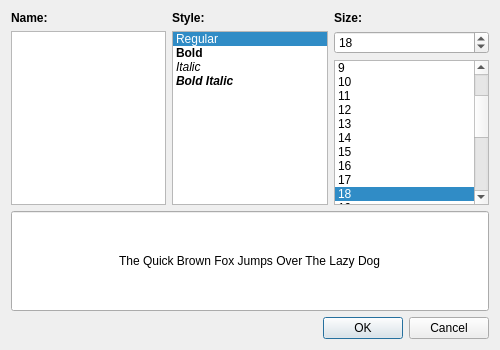
<?xml version="1.0" encoding="UTF-8"?>
<ui version="4.0">
 <class>FontDialog</class>
 <widget class="QDialog" name="FontDialog">
  <property name="geometry">
   <rect>
    <x>0</x>
    <y>0</y>
    <width>500</width>
    <height>350</height>
   </rect>
  </property>
  <property name="minimumSize">
   <size>
    <width>500</width>
    <height>350</height>
   </size>
  </property>
  <property name="windowTitle">
   <string>Select a font</string>
  </property>
  <property name="windowIcon">
   <iconset resource="../resources/TalipotGUIResource.qrc">
    <normaloff>:/talipot/gui/icons/20/labels.png</normaloff>:/talipot/gui/icons/20/labels.png</iconset>
  </property>
  <layout class="QVBoxLayout" name="verticalLayout">
   <item>
    <widget class="QWidget" name="settingsWidget" native="true">
     <layout class="QVBoxLayout" name="verticalLayout_5">
      <property name="leftMargin">
       <number>0</number>
      </property>
      <property name="topMargin">
       <number>0</number>
      </property>
      <property name="rightMargin">
       <number>0</number>
      </property>
      <property name="bottomMargin">
       <number>0</number>
      </property>
      <item>
       <layout class="QHBoxLayout" name="horizontalLayout">
        <item>
         <layout class="QVBoxLayout" name="verticalLayout_2">
          <item>
           <widget class="QLabel" name="label">
            <property name="styleSheet">
             <string notr="true">font-weight: bold;</string>
            </property>
            <property name="text">
             <string>Name:</string>
            </property>
           </widget>
          </item>
          <item>
           <widget class="QListWidget" name="nameList"/>
          </item>
         </layout>
        </item>
        <item>
         <layout class="QVBoxLayout" name="verticalLayout_3">
          <item>
           <widget class="QLabel" name="label_2">
            <property name="styleSheet">
             <string notr="true">font-weight: bold;</string>
            </property>
            <property name="text">
             <string>Style:</string>
            </property>
           </widget>
          </item>
          <item>
           <widget class="QListWidget" name="styleList">
            <property name="currentRow">
             <number>0</number>
            </property>
            <item>
             <property name="text">
              <string>Regular</string>
             </property>
            </item>
            <item>
             <property name="text">
              <string>Bold</string>
             </property>
             <property name="font">
              <font>
               <weight>75</weight>
               <bold>true</bold>
              </font>
             </property>
            </item>
            <item>
             <property name="text">
              <string>Italic</string>
             </property>
             <property name="font">
              <font>
               <italic>true</italic>
              </font>
             </property>
            </item>
            <item>
             <property name="text">
              <string>Bold Italic</string>
             </property>
             <property name="font">
              <font>
               <weight>75</weight>
               <italic>true</italic>
               <bold>true</bold>
              </font>
             </property>
            </item>
           </widget>
          </item>
         </layout>
        </item>
        <item>
         <layout class="QVBoxLayout" name="verticalLayout_4">
          <item>
           <widget class="QLabel" name="label_3">
            <property name="styleSheet">
             <string notr="true">font-weight: bold;</string>
            </property>
            <property name="text">
             <string>Size:</string>
            </property>
           </widget>
          </item>
          <item>
           <widget class="QSpinBox" name="sizeSpin">
            <property name="minimum">
             <number>1</number>
            </property>
            <property name="maximum">
             <number>500</number>
            </property>
            <property name="value">
             <number>18</number>
            </property>
           </widget>
          </item>
          <item>
           <widget class="QListWidget" name="sizeList">
            <property name="currentRow">
             <number>14</number>
            </property>
            <item>
             <property name="text">
              <string>4</string>
             </property>
            </item>
            <item>
             <property name="text">
              <string>5</string>
             </property>
            </item>
            <item>
             <property name="text">
              <string>6</string>
             </property>
            </item>
            <item>
             <property name="text">
              <string>7</string>
             </property>
            </item>
            <item>
             <property name="text">
              <string>8</string>
             </property>
            </item>
            <item>
             <property name="text">
              <string>9</string>
             </property>
            </item>
            <item>
             <property name="text">
              <string>10</string>
             </property>
            </item>
            <item>
             <property name="text">
              <string>11</string>
             </property>
            </item>
            <item>
             <property name="text">
              <string>12</string>
             </property>
            </item>
            <item>
             <property name="text">
              <string>13</string>
             </property>
            </item>
            <item>
             <property name="text">
              <string>14</string>
             </property>
            </item>
            <item>
             <property name="text">
              <string>15</string>
             </property>
            </item>
            <item>
             <property name="text">
              <string>16</string>
             </property>
            </item>
            <item>
             <property name="text">
              <string>17</string>
             </property>
            </item>
            <item>
             <property name="text">
              <string>18</string>
             </property>
            </item>
            <item>
             <property name="text">
              <string>19</string>
             </property>
            </item>
            <item>
             <property name="text">
              <string>20</string>
             </property>
            </item>
            <item>
             <property name="text">
              <string>22</string>
             </property>
            </item>
            <item>
             <property name="text">
              <string>24</string>
             </property>
            </item>
            <item>
             <property name="text">
              <string>26</string>
             </property>
            </item>
            <item>
             <property name="text">
              <string>28</string>
             </property>
            </item>
            <item>
             <property name="text">
              <string>32</string>
             </property>
            </item>
            <item>
             <property name="text">
              <string>48</string>
             </property>
            </item>
            <item>
             <property name="text">
              <string>64</string>
             </property>
            </item>
            <item>
             <property name="text">
              <string>72</string>
             </property>
            </item>
            <item>
             <property name="text">
              <string>80</string>
             </property>
            </item>
            <item>
             <property name="text">
              <string>96</string>
             </property>
            </item>
            <item>
             <property name="text">
              <string>128</string>
             </property>
            </item>
           </widget>
          </item>
         </layout>
        </item>
       </layout>
      </item>
      <item>
       <widget class="QLineEdit" name="preview">
        <property name="sizePolicy">
         <sizepolicy hsizetype="Expanding" vsizetype="Expanding">
          <horstretch>0</horstretch>
          <verstretch>0</verstretch>
         </sizepolicy>
        </property>
        <property name="minimumSize">
         <size>
          <width>0</width>
          <height>100</height>
         </size>
        </property>
        <property name="maximumSize">
         <size>
          <width>16777215</width>
          <height>150</height>
         </size>
        </property>
        <property name="text">
         <string>The Quick Brown Fox Jumps Over The Lazy Dog</string>
        </property>
        <property name="alignment">
         <set>Qt::AlignCenter</set>
        </property>
        <property name="placeholderText">
         <string>The Quick Brown Fox Jumps Over The Lazy Dog</string>
        </property>
       </widget>
      </item>
     </layout>
    </widget>
   </item>
   <item>
    <widget class="QDialogButtonBox" name="buttonBox">
     <property name="orientation">
      <enum>Qt::Horizontal</enum>
     </property>
     <property name="standardButtons">
      <set>QDialogButtonBox::Cancel|QDialogButtonBox::Ok</set>
     </property>
    </widget>
   </item>
  </layout>
 </widget>
 <resources>
  <include location="../resources/TalipotGUIResource.qrc"/>
 </resources>
 <connections>
  <connection>
   <sender>buttonBox</sender>
   <signal>accepted()</signal>
   <receiver>FontDialog</receiver>
   <slot>accept()</slot>
   <hints>
    <hint type="sourcelabel">
     <x>248</x>
     <y>254</y>
    </hint>
    <hint type="destinationlabel">
     <x>157</x>
     <y>274</y>
    </hint>
   </hints>
  </connection>
  <connection>
   <sender>buttonBox</sender>
   <signal>rejected()</signal>
   <receiver>FontDialog</receiver>
   <slot>reject()</slot>
   <hints>
    <hint type="sourcelabel">
     <x>316</x>
     <y>260</y>
    </hint>
    <hint type="destinationlabel">
     <x>286</x>
     <y>274</y>
    </hint>
   </hints>
  </connection>
  <connection>
   <sender>nameList</sender>
   <signal>itemSelectionChanged()</signal>
   <receiver>FontDialog</receiver>
   <slot>fontChanged()</slot>
   <hints>
    <hint type="sourcelabel">
     <x>80</x>
     <y>124</y>
    </hint>
    <hint type="destinationlabel">
     <x>235</x>
     <y>181</y>
    </hint>
   </hints>
  </connection>
  <connection>
   <sender>styleList</sender>
   <signal>itemSelectionChanged()</signal>
   <receiver>FontDialog</receiver>
   <slot>fontChanged()</slot>
   <hints>
    <hint type="sourcelabel">
     <x>235</x>
     <y>124</y>
    </hint>
    <hint type="destinationlabel">
     <x>235</x>
     <y>181</y>
    </hint>
   </hints>
  </connection>
  <connection>
   <sender>sizeList</sender>
   <signal>itemSelectionChanged()</signal>
   <receiver>FontDialog</receiver>
   <slot>fontChanged()</slot>
   <hints>
    <hint type="sourcelabel">
     <x>390</x>
     <y>137</y>
    </hint>
    <hint type="destinationlabel">
     <x>235</x>
     <y>181</y>
    </hint>
   </hints>
  </connection>
  <connection>
   <sender>sizeSpin</sender>
   <signal>valueChanged(int)</signal>
   <receiver>FontDialog</receiver>
   <slot>fontChanged()</slot>
   <hints>
    <hint type="sourcelabel">
     <x>390</x>
     <y>36</y>
    </hint>
    <hint type="destinationlabel">
     <x>235</x>
     <y>181</y>
    </hint>
   </hints>
  </connection>
 </connections>
 <slots>
  <slot>fontChanged()</slot>
 </slots>
</ui>
